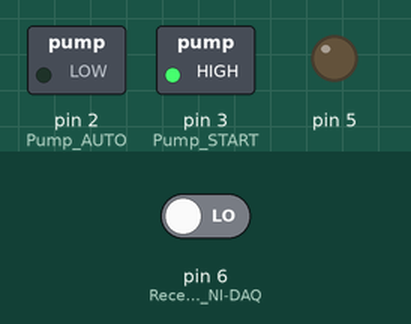
Recording of a sketch running on a simulated Arduino Uno, built with avr-gcc and run on an emulated ATmega328P. Parts: switched loads named in the sketch (green lamp = pin HIGH), output pins drawn as LEDs (lit = HIGH). The test bench sets the inputs (shaded band); at power-on: pin 6 (Receive_input_from_NI-DAQ) LOW.

Above: at 1.2 s.
1.3 s: pin 6 (Receive_input_from_NI-DAQ) driven HIGH
At 2.2 s:
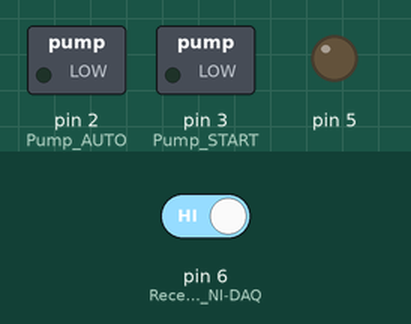
2.8 s: pin 6 (Receive_input_from_NI-DAQ) driven LOW
At 3.3 s:
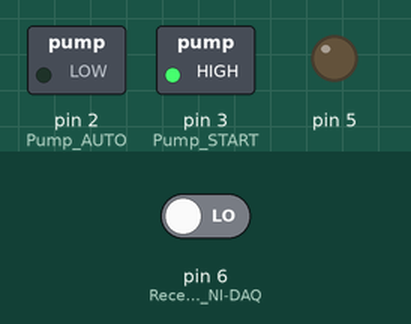
Timing chart, 0 to 5.8 s (numbered marks = the images above; inputs shaded):
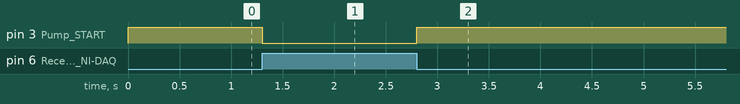

The sketch:

ArduinoPumpScript.ino
```cpp
void setup() {
  pinMode(2, OUTPUT); // Pump AUTO/MANUAL Control
  pinMode(3, OUTPUT); // Pump START/STOP Control
  pinMode(5, OUTPUT);
  pinMode(6, INPUT);  // Receive input from NI-DAQ
  digitalWrite(2, LOW);
  digitalWrite(3, HIGH);
  digitalWrite(5, LOW);
}

void loop() {
    if (digitalRead(6) == HIGH){
        digitalWrite(3, LOW);
    }
    else {
        digitalWrite(3, HIGH);
    }
}
```

Measured:
- after the input at 1.3 s, pin 3 (Pump_START): HIGH → LOW at once
- after the input at 2.8 s, pin 3 (Pump_START): LOW → HIGH at once
